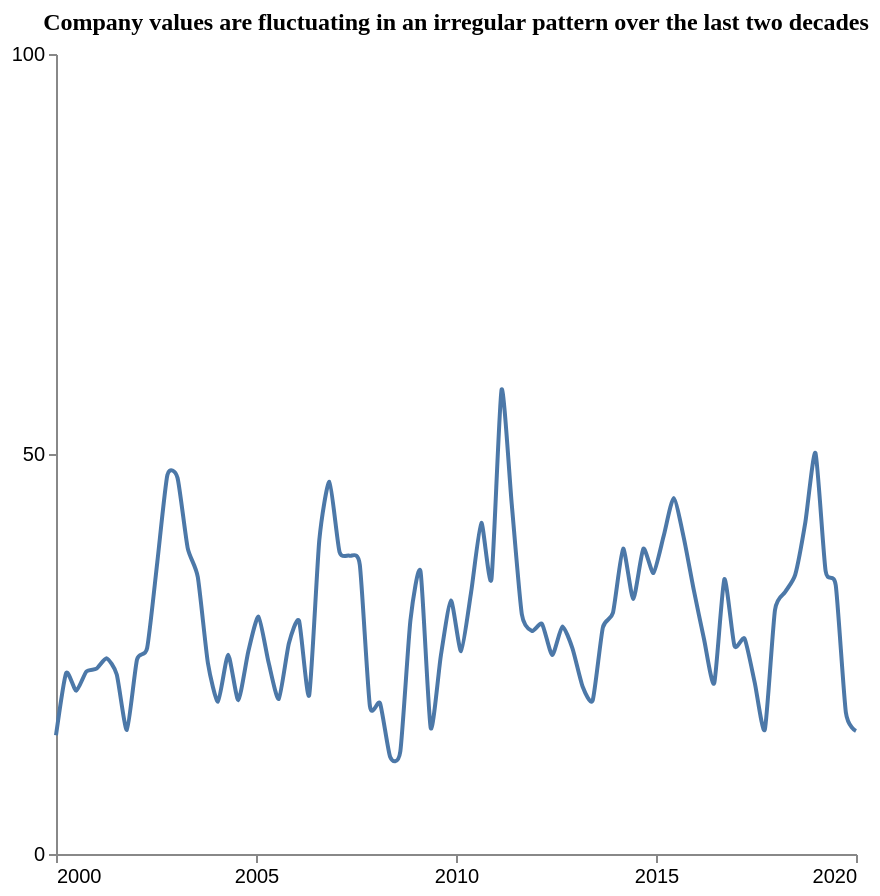

Vega-Lite specification stored for this chart:
### Vega-Lite specification from a JSON file in a GitHub repository (floating-point values rounded to 4 significant figures)
{"$schema": "https://vega.github.io/schema/vega-lite/v5.json", "description": "Pattern: Irregular", "data": {"values": [{"X": 2000.0, "Y": 14.84}, {"X": 2000.0, "Y": 22.61}, {"X": 2001.0, "Y": 20.4}, {"X": 2001.0, "Y": 22.81}, {"X": 2001.0, "Y": 23.16}, {"X": 2001.0, "Y": 24.46}, {"X": 2002.0, "Y": 22.43}, {"X": 2002.0, "Y": 15.51}, {"X": 2002.0, "Y": 24.32}, {"X": 2002.0, "Y": 25.75}, {"X": 2003.0, "Y": 36.45}, {"X": 2003.0, "Y": 47.38}, {"X": 2003.0, "Y": 47.02}, {"X": 2003.0, "Y": 38.27}, {"X": 2004.0, "Y": 34.63}, {"X": 2004.0, "Y": 23.88}, {"X": 2004.0, "Y": 19.05}, {"X": 2004.0, "Y": 24.91}, {"X": 2005.0, "Y": 19.22}, {"X": 2005.0, "Y": 25.38}, {"X": 2005.0, "Y": 29.67}, {"X": 2005.0, "Y": 23.9}, {"X": 2006.0, "Y": 19.38}, {"X": 2006.0, "Y": 26.33}, {"X": 2006.0, "Y": 29.15}, {"X": 2006.0, "Y": 19.84}, {"X": 2007.0, "Y": 39.22}, {"X": 2007.0, "Y": 46.52}, {"X": 2007.0, "Y": 37.76}, {"X": 2007.0, "Y": 37.29}, {"X": 2008.0, "Y": 36.15}, {"X": 2008.0, "Y": 18.48}, {"X": 2008.0, "Y": 18.85}, {"X": 2008.0, "Y": 12.12}, {"X": 2009.0, "Y": 12.8}, {"X": 2009.0, "Y": 29.22}, {"X": 2009.0, "Y": 35.3}, {"X": 2009.0, "Y": 15.77}, {"X": 2010.0, "Y": 24.76}, {"X": 2010.0, "Y": 31.69}, {"X": 2010.0, "Y": 25.36}, {"X": 2010.0, "Y": 32.8}, {"X": 2011.0, "Y": 41.39}, {"X": 2011.0, "Y": 34.36}, {"X": 2011.0, "Y": 58.04}, {"X": 2011.0, "Y": 43.8}, {"X": 2012.0, "Y": 29.97}, {"X": 2012.0, "Y": 27.87}, {"X": 2012.0, "Y": 28.76}, {"X": 2012.0, "Y": 24.86}, {"X": 2013.0, "Y": 28.43}, {"X": 2013.0, "Y": 25.7}, {"X": 2013.0, "Y": 20.94}, {"X": 2013.0, "Y": 19.21}, {"X": 2014.0, "Y": 28.3}, {"X": 2014.0, "Y": 30.17}, {"X": 2014.0, "Y": 38.18}, {"X": 2014.0, "Y": 31.86}, {"X": 2015.0, "Y": 38.15}, {"X": 2015.0, "Y": 35.13}, {"X": 2015.0, "Y": 39.71}, {"X": 2015.0, "Y": 44.51}, {"X": 2016.0, "Y": 39.49}, {"X": 2016.0, "Y": 32.88}, {"X": 2016.0, "Y": 26.82}, {"X": 2016.0, "Y": 21.35}, {"X": 2017.0, "Y": 34.34}, {"X": 2017.0, "Y": 26.01}, {"X": 2017.0, "Y": 26.92}, {"X": 2017.0, "Y": 21.43}, {"X": 2018.0, "Y": 15.56}, {"X": 2018.0, "Y": 30.51}, {"X": 2018.0, "Y": 32.74}, {"X": 2018.0, "Y": 34.92}, {"X": 2019.0, "Y": 41.48}, {"X": 2019.0, "Y": 50.12}, {"X": 2019.0, "Y": 35.37}, {"X": 2019.0, "Y": 33.6}, {"X": 2020.0, "Y": 17.7}, {"X": 2020.0, "Y": 15.37}]}, "mark": {"type": "line", "interpolate": "cardinal", "tension": 0.4}, "encoding": {"x": {"field": "X", "type": "quantitative", "title": "", "axis": {"grid": false, "format": "d", "values": [2000, 2005, 2010, 2015, 2020], "tickSize": 4}, "scale": {"domain": [2000, 2020]}}, "y": {"field": "Y", "type": "quantitative", "title": "", "axis": {"grid": false, "format": "d", "values": [0, 50, 100], "tickSize": 4, "tickOpacity": 1}, "scale": {"domain": [0, 100]}}}, "title": {"text": "Company values are fluctuating in an irregular pattern over the last two decades", "anchor": "middle", "font": "Tahoma", "fontSize": 12}, "config": {"lineBreak": "^", "view": {"stroke": null}}, "height": 400, "width": 400, "autosize": "pad"}
